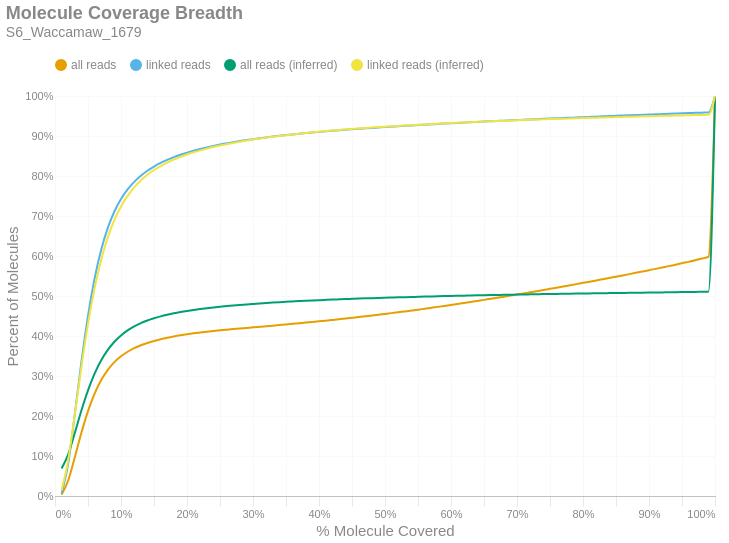

The cell this chart's notebook holds for it:
### Markdown cell above
### Molecule Read Coverage
This chart shows molecule coverage breadth as computed by the number of bases aligned to that molecule. In other words, "*how much of each unique long molecule is actually sequenced/aligned?*" Keep in mind there is a distinction between sequences and alignments, since some sequences belonging to a particular molecule may not align well and wouldn't appear in the alignment data. This chart also shows molecule coverage breadth as computed by the *inferred fragment* from which the aligned sequences originate. Unlike read coverage, this calculation takes into account the total insert size, including unsequenced gaps between the forward and reverse reads. Like the previous figures, these are cumulative percents.

### Code cell
if SKIPLR:
    print_html(f"Skipped")
else:
    binned_df = consolidated_hist(valids['coverage_bp'], mask, 0.01, True)
    binned_df_inf = consolidated_hist(valids['coverage_inserts'], mask, 0.01, True)
    binned_df = binned_df.with_columns(pl.lit(binned_df_inf['all reads (cumsum)']).alias('all reads (inferred)'))
    binned_df = binned_df.with_columns(pl.lit(binned_df_inf['linked reads (cumsum)']).alias('linked reads (inferred)'))
    binned_df = binned_df.with_columns(
        (pl.col('bin').cast(pl.Float64) + 0.01).alias('right_edge')
    )

    with SafeRender(binned_df):
        (
            density_plot(binned_df, 'Molecule Coverage Breadth', samplename, 'molcov', ['all reads (inferred)','linked reads (inferred)'])
            .encode(
                #x=alt.X('bin:Q', title="% Molecule Covered").axis(format = '%').scale(padding=0),
                x=alt.X('right_edge:Q', title="% Molecule Covered").axis(format='%').scale(padding=0),
                y=alt.Y('value:Q', title='Percent of Molecules')
                    .axis(format='%')
                    .stack(False)
                    .scale(domainMin=0, padding=0),
                color=alt.Color("key:N").scale(domain = ["all reads", "linked reads", "all reads (inferred)", "linked reads (inferred)"]),
                tooltip = [
                    alt.Tooltip("key:N", title = "Data Type"),
                    alt.Tooltip("range_label:N", title="% Molecule Covered"),
                    alt.Tooltip("value:Q", format = ".2%", title="% Molecules")
                ]
            )
        ).display()

### Figure 1 — Vega-Lite specification as saved in the notebook (floating-point values rounded to 4 significant figures)
{"width": "container", "height": 400, "config": {"title": {"anchor": "start", "dy": -15, "fontSize": 18, "color": "#888888", "subtitleColor": "#888888", "subtitleFontSize": 14}, "arc": {"fill": "#0072B2"}, "axis": {"domainColor": "#888888", "domainWidth": 0.5, "gridWidth": 0.2, "grid": false, "titleFontWeight": 400, "titleFontSize": 15, "labelFontSize": 11, "labelColor": "#888888", "tickColor": "#888888", "tickWidth": 0.2, "titleColor": "#888888"}, "axisBand": {"grid": false}, "axisX": {"grid": true, "tickSize": 10, "domainCap": "round"}, "axisY": {"domain": false, "grid": true, "tickSize": 0, "domainCap": "round"}, "background": "transparent", "header": {"labelFontSize": 15, "labelColor": "#888888", "titleFontSize": 15, "titleFontWeight": 600, "titleColor": "#888888"}, "legend": {"labelFont": "sans-serif", "labelFontSize": 12, "labelColor": "#888888", "symbolSize": 100, "symbolType": "circle", "titleFontSize": 12, "titlePadding": 10, "titleColor": "#888888", "title": null, "orient": "top"}, "range": {"category": ["#E69F00", "#56B4E9", "#009E73", "#F0E442", "#0072B2", "#D55E00", "#CC79A7", "#000000"], "diverging": ["#cfe8f3", "#a2d4ec", "#73bfe2", "#46abdb", "#1696d2", "#12719e"]}, "area": {"fill": "#0072B2", "fillOpacity": 0.7, "line": true, "strokeOpacity": 0.7}, "line": {"color": "#0072B2", "stroke": "#0072B2", "strokeWidth": 2}, "trail": {"color": "#0072B2", "stroke": "#0072B2", "strokeWidth": 0, "size": 1}, "point": {"filled": true, "fillOpacity": 1.0, "size": 95}, "text": {"color": "#888888", "fontSize": 11, "align": "right", "fontWeight": 400, "size": 11}, "bar": {"fill": "#0072B2", "stroke": null}, "view": {"stroke": null, "continuousWidth": 660, "continuousHeight": 400}}, "data": {"name": "data-65679166ef71a5f515bd0b4901d4c872"}, "mark": {"type": "line", "interpolate": "monotone", "point": {"opacity": 0, "size": 275}}, "encoding": {"color": {"field": "key", "scale": {"domain": ["all reads", "linked reads", "all reads (inferred)", "linked reads (inferred)"]}, "type": "nominal"}, "tooltip": [{"field": "key", "title": "Data Type", "type": "nominal"}, {"field": "range_label", "title": "% Molecule Covered", "type": "nominal"}, {"field": "value", "format": ".2%", "title": "% Molecules", "type": "quantitative"}], "x": {"axis": {"format": "%"}, "field": "right_edge", "scale": {"padding": 0}, "title": "% Molecule Covered", "type": "quantitative"}, "y": {"axis": {"format": "%"}, "field": "value", "scale": {"domainMin": 0, "padding": 0}, "stack": false, "title": "Percent of Molecules", "type": "quantitative"}}, "params": [{"name": "param_c36ac31b6afebe62", "select": {"type": "point", "fields": ["key"]}, "bind": "legend"}], "title": {"text": "Molecule Coverage Breadth", "subtitle": "S6_Waccamaw_1679"}, "transform": [{"fold": ["all reads (cumsum)", "linked reads (cumsum)", "all reads (inferred)", "linked reads (inferred)"]}, {"calculate": "replace(datum.key, ' (cumsum)', '')", "as": "key"}, {"filter": {"param": "param_c36ac31b6afebe62"}}], "usermeta": {"embedOptions": {"downloadFileName": "S6_Waccamaw_1679.molcov"}}, "$schema": "https://vega.github.io/schema/vega-lite/v6.1.0.json", "datasets": {"data-65679166ef71a5f515bd0b4901d4c872": [{"bin": "0.0", "interval": "0.0-0.01", "all reads": 0.003214, "linked reads": 0.006238, "all reads (cumsum)": 0.003214, "linked reads (cumsum)": 0.006238, "range_label": "0.0-0.01", "all reads (inferred)": 0.06852, "linked reads (inferred)": 0.01466, "right_edge": 0.01}, {"bin": "0.01", "interval": "0.01-0.02", "all reads": 0.03548, "linked reads": 0.07452, "all reads (cumsum)": 0.0387, "linked reads (cumsum)": 0.08076, "range_label": "0.01-0.02", "all reads (inferred)": 0.104, "linked reads (inferred)": 0.08929, "right_edge": 0.02}, {"bin": "0.02", "interval": "0.02-0.03", "all reads": 0.05815, "linked reads": 0.1235, "all reads (cumsum)": 0.09685, "linked reads (cumsum)": 0.2043, "range_label": "0.02-0.03", "all reads (inferred)": 0.1576, "linked reads (inferred)": 0.2033, "right_edge": 0.03}, {"bin": "0.03", "interval": "0.03-0.04", "all reads": 0.06144, "linked reads": 0.1309, "all reads (cumsum)": 0.1583, "linked reads (cumsum)": 0.3352, "range_label": "0.03-0.04", "all reads (inferred)": 0.2137, "linked reads (inferred)": 0.3229, "right_edge": 0.04}, {"bin": "0.04", "interval": "0.04-0.05", "all reads": 0.05403, "linked reads": 0.1152, "all reads (cumsum)": 0.2123, "linked reads (cumsum)": 0.4504, "range_label": "0.04-0.05", "all reads (inferred)": 0.2641, "linked reads (inferred)": 0.4304, "right_edge": 0.05}, {"bin": "0.05", "interval": "0.05-0.06", "all reads": 0.04372, "linked reads": 0.09325, "all reads (cumsum)": 0.256, "linked reads (cumsum)": 0.5437, "range_label": "0.05-0.06", "all reads (inferred)": 0.3058, "linked reads (inferred)": 0.5197, "right_edge": 0.06}, {"bin": "0.06", "interval": "0.06-0.07", "all reads": 0.0338, "linked reads": 0.07207, "all reads (cumsum)": 0.2898, "linked reads (cumsum)": 0.6157, "range_label": "0.06-0.07", "all reads (inferred)": 0.3392, "linked reads (inferred)": 0.5909, "right_edge": 0.07}, {"bin": "0.07", "interval": "0.07-0.08", "all reads": 0.02561, "linked reads": 0.05457, "all reads (cumsum)": 0.3154, "linked reads (cumsum)": 0.6703, "range_label": "0.07-0.08", "all reads (inferred)": 0.3652, "linked reads (inferred)": 0.6465, "right_edge": 0.08}, {"bin": "0.08", "interval": "0.08-0.09", "all reads": 0.01924, "linked reads": 0.04097, "all reads (cumsum)": 0.3347, "linked reads (cumsum)": 0.7113, "range_label": "0.08-0.09", "all reads (inferred)": 0.3856, "linked reads (inferred)": 0.6901, "right_edge": 0.09}, {"bin": "0.09", "interval": "0.09-0.1", "all reads": 0.01462, "linked reads": 0.03106, "all reads (cumsum)": 0.3493, "linked reads (cumsum)": 0.7423, "range_label": "0.09-0.1", "all reads (inferred)": 0.4015, "linked reads (inferred)": 0.7239, "right_edge": 0.1}, {"bin": "0.1", "interval": "0.1-0.11", "all reads": 0.01134, "linked reads": 0.02407, "all reads (cumsum)": 0.3606, "linked reads (cumsum)": 0.7664, "range_label": "0.1-0.11", "all reads (inferred)": 0.4139, "linked reads (inferred)": 0.7503, "right_edge": 0.11}, {"bin": "0.11", "interval": "0.11-0.12", "all reads": 0.008876, "linked reads": 0.01882, "all reads (cumsum)": 0.3695, "linked reads (cumsum)": 0.7852, "range_label": "0.11-0.12", "all reads (inferred)": 0.424, "linked reads (inferred)": 0.7717, "right_edge": 0.12}, {"bin": "0.12", "interval": "0.12-0.13", "all reads": 0.007245, "linked reads": 0.01532, "all reads (cumsum)": 0.3768, "linked reads (cumsum)": 0.8005, "range_label": "0.12-0.13", "all reads (inferred)": 0.432, "linked reads (inferred)": 0.7889, "right_edge": 0.13}, {"bin": "0.13", "interval": "0.13-0.14", "all reads": 0.005901, "linked reads": 0.01246, "all reads (cumsum)": 0.3827, "linked reads (cumsum)": 0.813, "range_label": "0.13-0.14", "all reads (inferred)": 0.4387, "linked reads (inferred)": 0.8031, "right_edge": 0.14}, {"bin": "0.14", "interval": "0.14-0.15", "all reads": 0.005045, "linked reads": 0.01066, "all reads (cumsum)": 0.3877, "linked reads (cumsum)": 0.8237, "range_label": "0.14-0.15", "all reads (inferred)": 0.4443, "linked reads (inferred)": 0.815, "right_edge": 0.15}, {"bin": "0.15", "interval": "0.15-0.16", "all reads": 0.004267, "linked reads": 0.008973, "all reads (cumsum)": 0.392, "linked reads (cumsum)": 0.8326, "range_label": "0.15-0.16", "all reads (inferred)": 0.449, "linked reads (inferred)": 0.8249, "right_edge": 0.16}, {"bin": "0.16", "interval": "0.16-0.17", "all reads": 0.003681, "linked reads": 0.007702, "all reads (cumsum)": 0.3956, "linked reads (cumsum)": 0.8403, "range_label": "0.16-0.17", "all reads (inferred)": 0.4531, "linked reads (inferred)": 0.8336, "right_edge": 0.17}, {"bin": "0.17", "interval": "0.17-0.18", "all reads": 0.003202, "linked reads": 0.006693, "all reads (cumsum)": 0.3988, "linked reads (cumsum)": 0.847, "range_label": "0.17-0.18", "all reads (inferred)": 0.4567, "linked reads (inferred)": 0.8412, "right_edge": 0.18}, {"bin": "0.18", "interval": "0.18-0.19", "all reads": 0.002867, "linked reads": 0.005969, "all reads (cumsum)": 0.4017, "linked reads (cumsum)": 0.853, "range_label": "0.18-0.19", "all reads (inferred)": 0.4598, "linked reads (inferred)": 0.8479, "right_edge": 0.19}, {"bin": "0.19", "interval": "0.19-0.2", "all reads": 0.002602, "linked reads": 0.005394, "all reads (cumsum)": 0.4043, "linked reads (cumsum)": 0.8584, "range_label": "0.19-0.2", "all reads (inferred)": 0.4627, "linked reads (inferred)": 0.8539, "right_edge": 0.2}, {"bin": "0.2", "interval": "0.2-0.21", "all reads": 0.002325, "linked reads": 0.004799, "all reads (cumsum)": 0.4066, "linked reads (cumsum)": 0.8632, "range_label": "0.2-0.21", "all reads (inferred)": 0.4652, "linked reads (inferred)": 0.8592, "right_edge": 0.21}, {"bin": "0.21", "interval": "0.21-0.22", "all reads": 0.00211, "linked reads": 0.004289, "all reads (cumsum)": 0.4088, "linked reads (cumsum)": 0.8675, "range_label": "0.21-0.22", "all reads (inferred)": 0.4675, "linked reads (inferred)": 0.8641, "right_edge": 0.22}, {"bin": "0.22", "interval": "0.22-0.23", "all reads": 0.001973, "linked reads": 0.004011, "all reads (cumsum)": 0.4107, "linked reads (cumsum)": 0.8715, "range_label": "0.22-0.23", "all reads (inferred)": 0.4696, "linked reads (inferred)": 0.8685, "right_edge": 0.23}, {"bin": "0.23", "interval": "0.23-0.24", "all reads": 0.00184, "linked reads": 0.003689, "all reads (cumsum)": 0.4126, "linked reads (cumsum)": 0.8752, "range_label": "0.23-0.24", "all reads (inferred)": 0.4715, "linked reads (inferred)": 0.8725, "right_edge": 0.24}, {"bin": "0.24", "interval": "0.24-0.25", "all reads": 0.001699, "linked reads": 0.003368, "all reads (cumsum)": 0.4143, "linked reads (cumsum)": 0.8786, "range_label": "0.24-0.25", "all reads (inferred)": 0.4732, "linked reads (inferred)": 0.8762, "right_edge": 0.25}, {"bin": "0.25", "interval": "0.25-0.26", "all reads": 0.00156, "linked reads": 0.003043, "all reads (cumsum)": 0.4158, "linked reads (cumsum)": 0.8816, "range_label": "0.25-0.26", "all reads (inferred)": 0.4748, "linked reads (inferred)": 0.8796, "right_edge": 0.26}, {"bin": "0.26", "interval": "0.26-0.27", "all reads": 0.001501, "linked reads": 0.002929, "all reads (cumsum)": 0.4173, "linked reads (cumsum)": 0.8845, "range_label": "0.26-0.27", "all reads (inferred)": 0.4763, "linked reads (inferred)": 0.8828, "right_edge": 0.27}, {"bin": "0.27", "interval": "0.27-0.28", "all reads": 0.001447, "linked reads": 0.00273, "all reads (cumsum)": 0.4188, "linked reads (cumsum)": 0.8873, "range_label": "0.27-0.28", "all reads (inferred)": 0.4777, "linked reads (inferred)": 0.8857, "right_edge": 0.28}, {"bin": "0.28", "interval": "0.28-0.29", "all reads": 0.001413, "linked reads": 0.002522, "all reads (cumsum)": 0.4202, "linked reads (cumsum)": 0.8898, "range_label": "0.28-0.29", "all reads (inferred)": 0.479, "linked reads (inferred)": 0.8885, "right_edge": 0.29}, {"bin": "0.29", "interval": "0.29-0.3", "all reads": 0.001393, "linked reads": 0.002347, "all reads (cumsum)": 0.4216, "linked reads (cumsum)": 0.8921, "range_label": "0.29-0.3", "all reads (inferred)": 0.4803, "linked reads (inferred)": 0.8911, "right_edge": 0.3}, {"bin": "0.3", "interval": "0.3-0.31", "all reads": 0.001418, "linked reads": 0.002238, "all reads (cumsum)": 0.423, "linked reads (cumsum)": 0.8944, "range_label": "0.3-0.31", "all reads (inferred)": 0.4815, "linked reads (inferred)": 0.8936, "right_edge": 0.31}, {"bin": "0.31", "interval": "0.31-0.32", "all reads": 0.001426, "linked reads": 0.002098, "all reads (cumsum)": 0.4244, "linked reads (cumsum)": 0.8965, "range_label": "0.31-0.32", "all reads (inferred)": 0.4826, "linked reads (inferred)": 0.896, "right_edge": 0.32}, {"bin": "0.32", "interval": "0.32-0.33", "all reads": 0.001464, "linked reads": 0.00201, "all reads (cumsum)": 0.4259, "linked reads (cumsum)": 0.8985, "range_label": "0.32-0.33", "all reads (inferred)": 0.4836, "linked reads (inferred)": 0.8981, "right_edge": 0.33}, {"bin": "0.33", "interval": "0.33-0.34", "all reads": 0.001483, "linked reads": 0.001942, "all reads (cumsum)": 0.4274, "linked reads (cumsum)": 0.9004, "range_label": "0.33-0.34", "all reads (inferred)": 0.4846, "linked reads (inferred)": 0.9002, "right_edge": 0.34}, {"bin": "0.34", "interval": "0.34-0.35", "all reads": 0.001482, "linked reads": 0.001829, "all reads (cumsum)": 0.4289, "linked reads (cumsum)": 0.9022, "range_label": "0.34-0.35", "all reads (inferred)": 0.4855, "linked reads (inferred)": 0.9021, "right_edge": 0.35}, {"bin": "0.35", "interval": "0.35-0.36", "all reads": 0.001522, "linked reads": 0.001737, "all reads (cumsum)": 0.4304, "linked reads (cumsum)": 0.904, "range_label": "0.35-0.36", "all reads (inferred)": 0.4864, "linked reads (inferred)": 0.9039, "right_edge": 0.36}, {"bin": "0.36", "interval": "0.36-0.37", "all reads": 0.001563, "linked reads": 0.001655, "all reads (cumsum)": 0.4319, "linked reads (cumsum)": 0.9056, "range_label": "0.36-0.37", "all reads (inferred)": 0.4872, "linked reads (inferred)": 0.9057, "right_edge": 0.37}, {"bin": "0.37", "interval": "0.37-0.38", "all reads": 0.001532, "linked reads": 0.00155, "all reads (cumsum)": 0.4335, "linked reads (cumsum)": 0.9072, "range_label": "0.37-0.38", "all reads (inferred)": 0.4881, "linked reads (inferred)": 0.9074, "right_edge": 0.38}, {"bin": "0.38", "interval": "0.38-0.39", "all reads": 0.001601, "linked reads": 0.001531, "all reads (cumsum)": 0.4351, "linked reads (cumsum)": 0.9087, "range_label": "0.38-0.39", "all reads (inferred)": 0.4889, "linked reads (inferred)": 0.9091, "right_edge": 0.39}, {"bin": "0.39", "interval": "0.39-0.4", "all reads": 0.00167, "linked reads": 0.001515, "all reads (cumsum)": 0.4367, "linked reads (cumsum)": 0.9102, "range_label": "0.39-0.4", "all reads (inferred)": 0.4896, "linked reads (inferred)": 0.9107, "right_edge": 0.4}, {"bin": "0.4", "interval": "0.4-0.41", "all reads": 0.001663, "linked reads": 0.00141, "all reads (cumsum)": 0.4384, "linked reads (cumsum)": 0.9116, "range_label": "0.4-0.41", "all reads (inferred)": 0.4903, "linked reads (inferred)": 0.9122, "right_edge": 0.41}, {"bin": "0.41", "interval": "0.41-0.42", "all reads": 0.001715, "linked reads": 0.001353, "all reads (cumsum)": 0.4401, "linked reads (cumsum)": 0.913, "range_label": "0.41-0.42", "all reads (inferred)": 0.491, "linked reads (inferred)": 0.9136, "right_edge": 0.42}, {"bin": "0.42", "interval": "0.42-0.43", "all reads": 0.001736, "linked reads": 0.001268, "all reads (cumsum)": 0.4419, "linked reads (cumsum)": 0.9143, "range_label": "0.42-0.43", "all reads (inferred)": 0.4917, "linked reads (inferred)": 0.915, "right_edge": 0.43}, {"bin": "0.43", "interval": "0.43-0.44", "all reads": 0.00179, "linked reads": 0.0013, "all reads (cumsum)": 0.4436, "linked reads (cumsum)": 0.9156, "range_label": "0.43-0.44", "all reads (inferred)": 0.4923, "linked reads (inferred)": 0.9163, "right_edge": 0.44}, {"bin": "0.44", "interval": "0.44-0.45", "all reads": 0.001823, "linked reads": 0.001208, "all reads (cumsum)": 0.4455, "linked reads (cumsum)": 0.9168, "range_label": "0.44-0.45", "all reads (inferred)": 0.4929, "linked reads (inferred)": 0.9176, "right_edge": 0.45}, {"bin": "0.45", "interval": "0.45-0.46", "all reads": 0.001838, "linked reads": 0.001182, "all reads (cumsum)": 0.4473, "linked reads (cumsum)": 0.918, "range_label": "0.45-0.46", "all reads (inferred)": 0.4935, "linked reads (inferred)": 0.9188, "right_edge": 0.46}, {"bin": "0.46", "interval": "0.46-0.47", "all reads": 0.001898, "linked reads": 0.001189, "all reads (cumsum)": 0.4492, "linked reads (cumsum)": 0.9191, "range_label": "0.46-0.47", "all reads (inferred)": 0.4941, "linked reads (inferred)": 0.92, "right_edge": 0.47}, {"bin": "0.47", "interval": "0.47-0.48", "all reads": 0.001982, "linked reads": 0.001119, "all reads (cumsum)": 0.4512, "linked reads (cumsum)": 0.9203, "range_label": "0.47-0.48", "all reads (inferred)": 0.4946, "linked reads (inferred)": 0.9212, "right_edge": 0.48}, {"bin": "0.48", "interval": "0.48-0.49", "all reads": 0.001929, "linked reads": 0.001088, "all reads (cumsum)": 0.4531, "linked reads (cumsum)": 0.9213, "range_label": "0.48-0.49", "all reads (inferred)": 0.4952, "linked reads (inferred)": 0.9222, "right_edge": 0.49}, {"bin": "0.49", "interval": "0.49-0.5", "all reads": 0.00216, "linked reads": 0.001117, "all reads (cumsum)": 0.4553, "linked reads (cumsum)": 0.9225, "range_label": "0.49-0.5", "all reads (inferred)": 0.4957, "linked reads (inferred)": 0.9233, "right_edge": 0.5}, {"bin": "0.5", "interval": "0.5-0.51", "all reads": 0.001907, "linked reads": 0.001016, "all reads (cumsum)": 0.4572, "linked reads (cumsum)": 0.9235, "range_label": "0.5-0.51", "all reads (inferred)": 0.4962, "linked reads (inferred)": 0.9243, "right_edge": 0.51}, {"bin": "0.51", "interval": "0.51-0.52", "all reads": 0.002174, "linked reads": 0.001001, "all reads (cumsum)": 0.4594, "linked reads (cumsum)": 0.9245, "range_label": "0.51-0.52", "all reads (inferred)": 0.4966, "linked reads (inferred)": 0.9253, "right_edge": 0.52}, {"bin": "0.52", "interval": "0.52-0.53", "all reads": 0.00211, "linked reads": 0.001025, "all reads (cumsum)": 0.4615, "linked reads (cumsum)": 0.9255, "range_label": "0.52-0.53", "all reads (inferred)": 0.4971, "linked reads (inferred)": 0.9262, "right_edge": 0.53}, {"bin": "0.53", "interval": "0.53-0.54", "all reads": 0.002182, "linked reads": 0.0009747, "all reads (cumsum)": 0.4636, "linked reads (cumsum)": 0.9265, "range_label": "0.53-0.54", "all reads (inferred)": 0.4976, "linked reads (inferred)": 0.9271, "right_edge": 0.54}, {"bin": "0.54", "interval": "0.54-0.55", "all reads": 0.002212, "linked reads": 0.0009094, "all reads (cumsum)": 0.4659, "linked reads (cumsum)": 0.9274, "range_label": "0.54-0.55", "all reads (inferred)": 0.498, "linked reads (inferred)": 0.9281, "right_edge": 0.55}, {"bin": "0.55", "interval": "0.55-0.56", "all reads": 0.002299, "linked reads": 0.0009031, "all reads (cumsum)": 0.4682, "linked reads (cumsum)": 0.9283, "range_label": "0.55-0.56", "all reads (inferred)": 0.4985, "linked reads (inferred)": 0.929, "right_edge": 0.56}, {"bin": "0.56", "interval": "0.56-0.57", "all reads": 0.002332, "linked reads": 0.0009104, "all reads (cumsum)": 0.4705, "linked reads (cumsum)": 0.9292, "range_label": "0.56-0.57", "all reads (inferred)": 0.4989, "linked reads (inferred)": 0.9299, "right_edge": 0.57}, {"bin": "0.57", "interval": "0.57-0.58", "all reads": 0.002344, "linked reads": 0.0009083, "all reads (cumsum)": 0.4728, "linked reads (cumsum)": 0.9301, "range_label": "0.57-0.58", "all reads (inferred)": 0.4993, "linked reads (inferred)": 0.9307, "right_edge": 0.58}, {"bin": "0.58", "interval": "0.58-0.59", "all reads": 0.002395, "linked reads": 0.0009062, "all reads (cumsum)": 0.4752, "linked reads (cumsum)": 0.931, "range_label": "0.58-0.59", "all reads (inferred)": 0.4997, "linked reads (inferred)": 0.9315, "right_edge": 0.59}, {"bin": "0.59", "interval": "0.59-0.6", "all reads": 0.002486, "linked reads": 0.0008775, "all reads (cumsum)": 0.4777, "linked reads (cumsum)": 0.9319, "range_label": "0.59-0.6", "all reads (inferred)": 0.5001, "linked reads (inferred)": 0.9324, "right_edge": 0.6}, {"bin": "0.6", "interval": "0.6-0.61", "all reads": 0.002363, "linked reads": 0.0008493, "all reads (cumsum)": 0.4801, "linked reads (cumsum)": 0.9327, "range_label": "0.6-0.61", "all reads (inferred)": 0.5005, "linked reads (inferred)": 0.9332, "right_edge": 0.61}, {"bin": "0.61", "interval": "0.61-0.62", "all reads": 0.002553, "linked reads": 0.0008221, "all reads (cumsum)": 0.4826, "linked reads (cumsum)": 0.9336, "range_label": "0.61-0.62", "all reads (inferred)": 0.5009, "linked reads (inferred)": 0.9339, "right_edge": 0.62}, {"bin": "0.62", "interval": "0.62-0.63", "all reads": 0.002526, "linked reads": 0.0008253, "all reads (cumsum)": 0.4852, "linked reads (cumsum)": 0.9344, "range_label": "0.62-0.63", "all reads (inferred)": 0.5012, "linked reads (inferred)": 0.9347, "right_edge": 0.63}, {"bin": "0.63", "interval": "0.63-0.64", "all reads": 0.002597, "linked reads": 0.0008321, "all reads (cumsum)": 0.4878, "linked reads (cumsum)": 0.9352, "range_label": "0.63-0.64", "all reads (inferred)": 0.5016, "linked reads (inferred)": 0.9354, "right_edge": 0.64}, {"bin": "0.64", "interval": "0.64-0.65", "all reads": 0.002578, "linked reads": 0.0008174, "all reads (cumsum)": 0.4903, "linked reads (cumsum)": 0.936, "range_label": "0.64-0.65", "all reads (inferred)": 0.5019, "linked reads (inferred)": 0.9361, "right_edge": 0.65}, {"bin": "0.65", "interval": "0.65-0.66", "all reads": 0.002703, "linked reads": 0.0008044, "all reads (cumsum)": 0.493, "linked reads (cumsum)": 0.9368, "range_label": "0.65-0.66", "all reads (inferred)": 0.5023, "linked reads (inferred)": 0.9368, "right_edge": 0.66}, {"bin": "0.66", "interval": "0.66-0.67", "all reads": 0.002602, "linked reads": 0.0008018, "all reads (cumsum)": 0.4956, "linked reads (cumsum)": 0.9376, "range_label": "0.66-0.67", "all reads (inferred)": 0.5026, "linked reads (inferred)": 0.9374, "right_edge": 0.67}, {"bin": "0.67", "interval": "0.67-0.68", "all reads": 0.002662, "linked reads": 0.0007877, "all reads (cumsum)": 0.4983, "linked reads (cumsum)": 0.9384, "range_label": "0.67-0.68", "all reads (inferred)": 0.5029, "linked reads (inferred)": 0.9381, "right_edge": 0.68}, {"bin": "0.68", "interval": "0.68-0.69", "all reads": 0.002699, "linked reads": 0.0007313, "all reads (cumsum)": 0.501, "linked reads (cumsum)": 0.9392, "range_label": "0.68-0.69", "all reads (inferred)": 0.5032, "linked reads (inferred)": 0.9387, "right_edge": 0.69}, {"bin": "0.69", "interval": "0.69-0.7", "all reads": 0.002752, "linked reads": 0.0007475, "all reads (cumsum)": 0.5037, "linked reads (cumsum)": 0.9399, "range_label": "0.69-0.7", "all reads (inferred)": 0.5035, "linked reads (inferred)": 0.9393, "right_edge": 0.7}, {"bin": "0.7", "interval": "0.7-0.71", "all reads": 0.002735, "linked reads": 0.0007438, "all reads (cumsum)": 0.5065, "linked reads (cumsum)": 0.9407, "range_label": "0.7-0.71", "all reads (inferred)": 0.5038, "linked reads (inferred)": 0.94, "right_edge": 0.71}, {"bin": "0.71", "interval": "0.71-0.72", "all reads": 0.002757, "linked reads": 0.00076, "all reads (cumsum)": 0.5092, "linked reads (cumsum)": 0.9414, "range_label": "0.71-0.72", "all reads (inferred)": 0.5041, "linked reads (inferred)": 0.9405, "right_edge": 0.72}, {"bin": "0.72", "interval": "0.72-0.73", "all reads": 0.002884, "linked reads": 0.0007114, "all reads (cumsum)": 0.5121, "linked reads (cumsum)": 0.9421, "range_label": "0.72-0.73", "all reads (inferred)": 0.5044, "linked reads (inferred)": 0.9411, "right_edge": 0.73}, {"bin": "0.73", "interval": "0.73-0.74", "all reads": 0.002816, "linked reads": 0.0007166, "all reads (cumsum)": 0.5149, "linked reads (cumsum)": 0.9428, "range_label": "0.73-0.74", "all reads (inferred)": 0.5047, "linked reads (inferred)": 0.9417, "right_edge": 0.74}, {"bin": "0.74", "interval": "0.74-0.75", "all reads": 0.003021, "linked reads": 0.0007208, "all reads (cumsum)": 0.518, "linked reads (cumsum)": 0.9436, "range_label": "0.74-0.75", "all reads (inferred)": 0.505, "linked reads (inferred)": 0.9423, "right_edge": 0.75}, {"bin": "0.75", "interval": "0.75-0.76", "all reads": 0.002828, "linked reads": 0.0006989, "all reads (cumsum)": 0.5208, "linked reads (cumsum)": 0.9443, "range_label": "0.75-0.76", "all reads (inferred)": 0.5052, "linked reads (inferred)": 0.9428, "right_edge": 0.76}, {"bin": "0.76", "interval": "0.76-0.77", "all reads": 0.002925, "linked reads": 0.0006822, "all reads (cumsum)": 0.5237, "linked reads (cumsum)": 0.9449, "range_label": "0.76-0.77", "all reads (inferred)": 0.5055, "linked reads (inferred)": 0.9434, "right_edge": 0.77}, {"bin": "0.77", "interval": "0.77-0.78", "all reads": 0.002983, "linked reads": 0.000691, "all reads (cumsum)": 0.5267, "linked reads (cumsum)": 0.9456, "range_label": "0.77-0.78", "all reads (inferred)": 0.5058, "linked reads (inferred)": 0.9439, "right_edge": 0.78}, {"bin": "0.78", "interval": "0.78-0.79", "all reads": 0.002986, "linked reads": 0.000678, "all reads (cumsum)": 0.5297, "linked reads (cumsum)": 0.9463, "range_label": "0.78-0.79", "all reads (inferred)": 0.506, "linked reads (inferred)": 0.9444, "right_edge": 0.79}, {"bin": "0.79", "interval": "0.79-0.8", "all reads": 0.003218, "linked reads": 0.000713, "all reads (cumsum)": 0.5329, "linked reads (cumsum)": 0.947, "range_label": "0.79-0.8", "all reads (inferred)": 0.5063, "linked reads (inferred)": 0.9449, "right_edge": 0.8}, {"bin": "0.8", "interval": "0.8-0.81", "all reads": 0.002945, "linked reads": 0.0006879, "all reads (cumsum)": 0.5358, "linked reads (cumsum)": 0.9477, "range_label": "0.8-0.81", "all reads (inferred)": 0.5065, "linked reads (inferred)": 0.9454, "right_edge": 0.81}, {"bin": "0.81", "interval": "0.81-0.82", "all reads": 0.003065, "linked reads": 0.0006848, "all reads (cumsum)": 0.5389, "linked reads (cumsum)": 0.9484, "range_label": "0.81-0.82", "all reads (inferred)": 0.5068, "linked reads (inferred)": 0.9458, "right_edge": 0.82}, {"bin": "0.82", "interval": "0.82-0.83", "all reads": 0.003159, "linked reads": 0.0006628, "all reads (cumsum)": 0.5421, "linked reads (cumsum)": 0.9491, "range_label": "0.82-0.83", "all reads (inferred)": 0.507, "linked reads (inferred)": 0.9463, "right_edge": 0.83}, {"bin": "0.83", "interval": "0.83-0.84", "all reads": 0.003161, "linked reads": 0.000678, "all reads (cumsum)": 0.5452, "linked reads (cumsum)": 0.9497, "range_label": "0.83-0.84", "all reads (inferred)": 0.5072, "linked reads (inferred)": 0.9468, "right_edge": 0.84}, {"bin": "0.84", "interval": "0.84-0.85", "all reads": 0.00311, "linked reads": 0.0006362, "all reads (cumsum)": 0.5483, "linked reads (cumsum)": 0.9504, "range_label": "0.84-0.85", "all reads (inferred)": 0.5075, "linked reads (inferred)": 0.9473, "right_edge": 0.85}, {"bin": "0.85", "interval": "0.85-0.86", "all reads": 0.003161, "linked reads": 0.0006315, "all reads (cumsum)": 0.5515, "linked reads (cumsum)": 0.951, "range_label": "0.85-0.86", "all reads (inferred)": 0.5077, "linked reads (inferred)": 0.9477, "right_edge": 0.86}, {"bin": "0.86", "interval": "0.86-0.87", "all reads": 0.003208, "linked reads": 0.0006419, "all reads (cumsum)": 0.5547, "linked reads (cumsum)": 0.9517, "range_label": "0.86-0.87", "all reads (inferred)": 0.5079, "linked reads (inferred)": 0.9482, "right_edge": 0.87}, {"bin": "0.87", "interval": "0.87-0.88", "all reads": 0.003259, "linked reads": 0.0006571, "all reads (cumsum)": 0.558, "linked reads (cumsum)": 0.9523, "range_label": "0.87-0.88", "all reads (inferred)": 0.5082, "linked reads (inferred)": 0.9486, "right_edge": 0.88}, {"bin": "0.88", "interval": "0.88-0.89", "all reads": 0.0033, "linked reads": 0.00062, "all reads (cumsum)": 0.5613, "linked reads (cumsum)": 0.9529, "range_label": "0.88-0.89", "all reads (inferred)": 0.5084, "linked reads (inferred)": 0.9491, "right_edge": 0.89}, {"bin": "0.89", "interval": "0.89-0.9", "all reads": 0.003359, "linked reads": 0.0006357, "all reads (cumsum)": 0.5646, "linked reads (cumsum)": 0.9536, "range_label": "0.89-0.9", "all reads (inferred)": 0.5086, "linked reads (inferred)": 0.9495, "right_edge": 0.9}, {"bin": "0.9", "interval": "0.9-0.91", "all reads": 0.003231, "linked reads": 0.0005746, "all reads (cumsum)": 0.5679, "linked reads (cumsum)": 0.9541, "range_label": "0.9-0.91", "all reads (inferred)": 0.5088, "linked reads (inferred)": 0.9499, "right_edge": 0.91}, {"bin": "0.91", "interval": "0.91-0.92", "all reads": 0.003624, "linked reads": 0.0006299, "all reads (cumsum)": 0.5715, "linked reads (cumsum)": 0.9548, "range_label": "0.91-0.92", "all reads (inferred)": 0.5091, "linked reads (inferred)": 0.9503, "right_edge": 0.92}, {"bin": "0.92", "interval": "0.92-0.93", "all reads": 0.003236, "linked reads": 0.0006372, "all reads (cumsum)": 0.5747, "linked reads (cumsum)": 0.9554, "range_label": "0.92-0.93", "all reads (inferred)": 0.5093, "linked reads (inferred)": 0.9507, "right_edge": 0.93}, {"bin": "0.93", "interval": "0.93-0.94", "all reads": 0.003503, "linked reads": 0.0006163, "all reads (cumsum)": 0.5782, "linked reads (cumsum)": 0.956, "range_label": "0.93-0.94", "all reads (inferred)": 0.5095, "linked reads (inferred)": 0.9511, "right_edge": 0.94}, {"bin": "0.94", "interval": "0.94-0.95", "all reads": 0.003862, "linked reads": 0.0005981, "all reads (cumsum)": 0.5821, "linked reads (cumsum)": 0.9566, "range_label": "0.94-0.95", "all reads (inferred)": 0.5097, "linked reads (inferred)": 0.9515, "right_edge": 0.95}, {"bin": "0.95", "interval": "0.95-0.96", "all reads": 0.003274, "linked reads": 0.0006028, "all reads (cumsum)": 0.5854, "linked reads (cumsum)": 0.9572, "range_label": "0.95-0.96", "all reads (inferred)": 0.51, "linked reads (inferred)": 0.9519, "right_edge": 0.96}, {"bin": "0.96", "interval": "0.96-0.97", "all reads": 0.003891, "linked reads": 0.0005887, "all reads (cumsum)": 0.5892, "linked reads (cumsum)": 0.9578, "range_label": "0.96-0.97", "all reads (inferred)": 0.5102, "linked reads (inferred)": 0.9523, "right_edge": 0.97}, {"bin": "0.97", "interval": "0.97-0.98", "all reads": 0.004323, "linked reads": 0.000609, "all reads (cumsum)": 0.5936, "linked reads (cumsum)": 0.9584, "range_label": "0.97-0.98", "all reads (inferred)": 0.5105, "linked reads (inferred)": 0.9527, "right_edge": 0.98}, {"bin": "0.98", "interval": "0.98-0.99", "all reads": 0.004163, "linked reads": 0.0006069, "all reads (cumsum)": 0.5977, "linked reads (cumsum)": 0.959, "range_label": "0.98-0.99", "all reads (inferred)": 0.5107, "linked reads (inferred)": 0.953, "right_edge": 0.99}, {"bin": "0.99", "interval": "0.99-1.0", "all reads": 0.4023, "linked reads": 0.04097, "all reads (cumsum)": 1.0, "linked reads (cumsum)": 1.0, "range_label": "0.99-1.0", "all reads (inferred)": 1.0, "linked reads (inferred)": 1.0, "right_edge": 1.0}]}}
